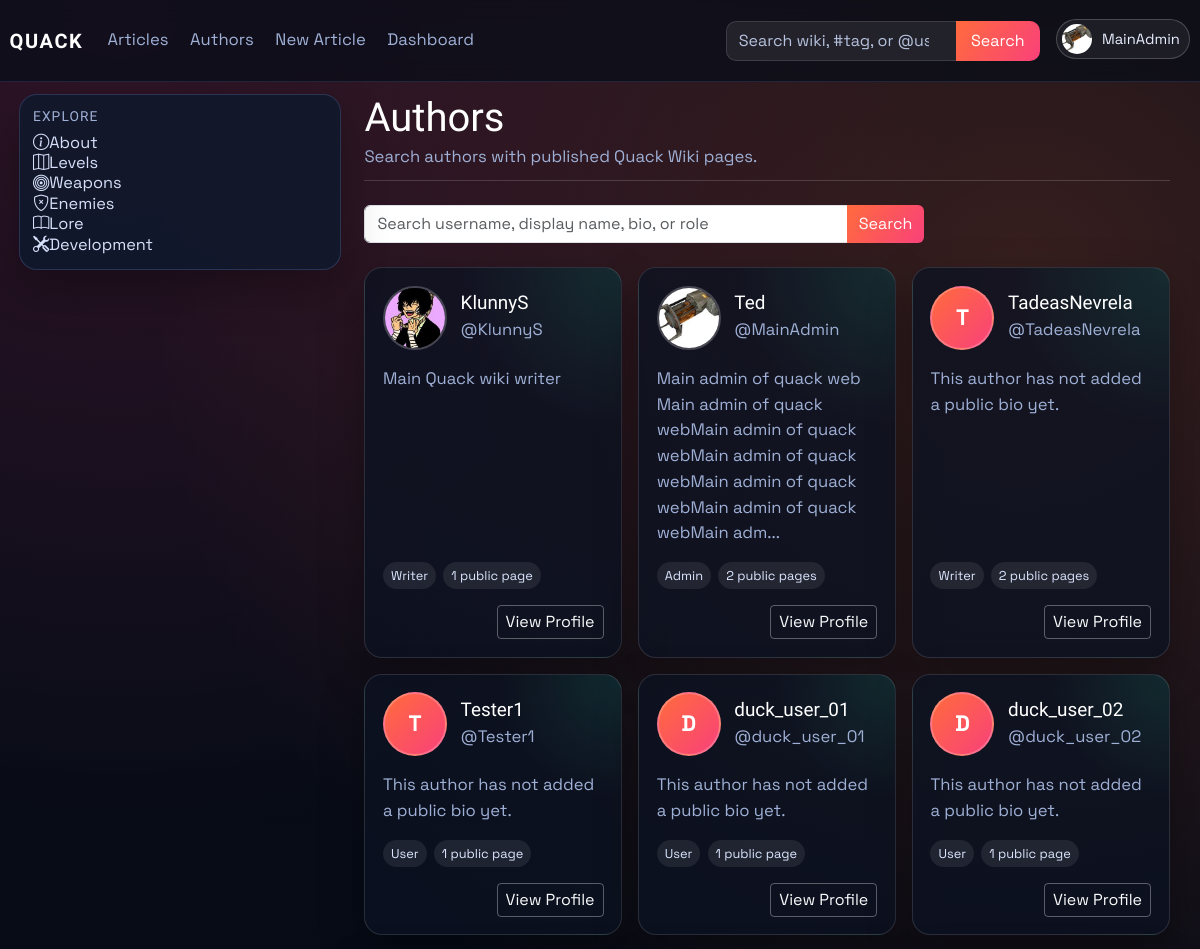
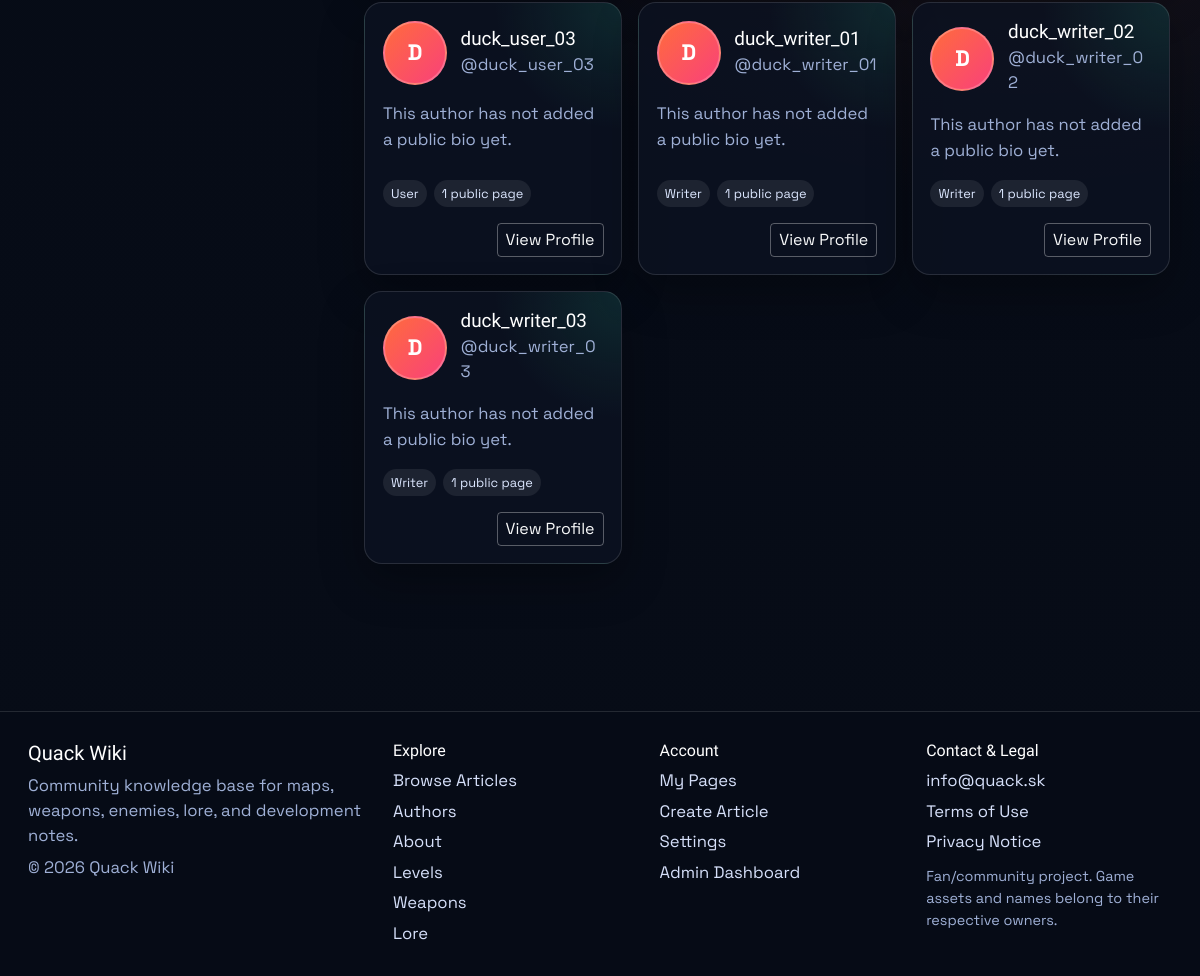
/authors (signed in), run on the app's committed database (2 pictures, top to bottom).
### models.py (models this page shows, shortened)
class User(db.Model, UserMixin):
    id = db.Column(db.Integer, primary_key=True)
    username = db.Column(db.String(120), unique=True, nullable=False)
    email = db.Column(db.String(120), unique=True, nullable=False)
    password_hash = db.Column(db.String(128), nullable=False)
    profile_image_url = db.Column(db.String(120), nullable=True)
    public_display_name = db.Column(db.String(80), nullable=True)
    public_bio = db.Column(db.Text, nullable=True)
    created_at = db.Column(db.DateTime, default=datetime.utcnow)
    role = db.Column(db.String(30), default='user')
    is_archived = db.Column(db.Boolean, default=False, nullable=False)
    archived_at = db.Column(db.DateTime, nullable=True)

class Article(db.Model):
    id = db.Column(db.Integer, primary_key=True)
    title = db.Column(db.String(120), unique=True, nullable=False)
    author = db.Column(db.String(120), nullable=False)
    created_at = db.Column(db.DateTime, default=datetime.utcnow)
    image_url = db.Column(db.String(120), default='default.png')
    summary = db.Column(db.Text)
    content = db.Column(db.Text, nullable=False)
    infobox_data = db.Column(db.Text, nullable=True)
    tags = db.Column(db.JSON, default=list)
    status = db.Column(db.String(20), default='pending', nullable=False)
    approved_by = db.Column(db.String(120), nullable=True)
    approved_at = db.Column(db.DateTime, nullable=True)
    is_archived = db.Column(db.Boolean, default=False, nullable=False)
    archived_at = db.Column(db.DateTime, nullable=True)

### main.py (the view)
@app.route('/authors')
def authors():
    search = (request.args.get('q') or '').strip()
    include_all_users = request.args.get('all') == '1'
    published_counts = published_article_counts_by_user()
    public_users_query = User.query.filter(User.is_archived.is_(False))
    if not include_all_users:
        public_users_query = public_users_query.filter(User.username.in_(list(published_counts.keys())))
    public_users = public_users_query.order_by(User.username.asc()).all()
    if search:
        public_users = [user for user in public_users if user_matches_public_search(user, search)]
    return render_template(
        'authors.html',
        users=public_users,
        published_counts=published_counts,
        search=search,
        include_all_users=include_all_users,
    )

### main.py (called while the page is built)
def get_site_settings():
    settings = SiteSettings.query.get(1)
    if not settings:
        settings = SiteSettings(id=1)
        db.session.add(settings)
        db.session.commit()
    return settings

@app.context_processor
def inject_site_settings():
    return {'site_settings': get_site_settings()}

@login_manager.user_loader
def load_user(user_id):
    user = User.query.get(int(user_id))
    if user and user.is_archived:
        return None
    return user

def normalize_identity(value: str) -> str:
    ascii_value = unicodedata.normalize('NFKD', value or '').encode('ascii', 'ignore').decode('ascii')
    return re.sub(r'[^a-z0-9]+', '', ascii_value.lower())

def find_user_for_article_author(author_name: str):
    if not author_name:
        return None
    exact_user = User.query.filter_by(username=author_name).first()
    if exact_user:
        return None if exact_user.is_archived else exact_user
    normalized_author = normalize_identity(author_name)
    if not normalized_author:
        return None
    active_users = User.query.filter(User.is_archived.is_(False)).all()
    return next(
        (
            user
            for user in active_users
            if normalized_author in {
                normalize_identity(user.username),
                normalize_identity(user.public_display_name),
            }
        ),
        None,
    )

def published_article_counts_by_user():
    counts = {}
    candidates = Article.query.filter(
        Article.is_archived.is_(False),
        func.lower(func.trim(Article.status)) == 'approved',
    ).all()
    for article_obj in candidates:
        user = find_user_for_article_author(article_obj.author)
        if user:
            counts[user.username] = counts.get(user.username, 0) + 1
    return counts

### templates/authors.html (shortened to what this page needs)
{% extends "_base.html" %}
{% block content %}
<div class="container-fluid px-0 article-wiki">
    <header class="article-header mb-4">
        <h1 class="article-title">{{ 'Public Accounts' if include_all_users else 'Authors' }}</h1>
        <p class="article-meta mb-0">
            {{ 'Search public Quack Wiki accounts.' if include_all_users else 'Search authors with published Quack Wiki pages.' }}
        </p>
    </header>
    <form method="GET" action="{{ url_for('authors') }}" class="mb-4" style="max-width: 560px;">
        <div class="input-group">
            <input class="form-control" type="search" name="q" value="{{ search }}" placeholder="Search username, display name, bio, or role">
            <button class="btn btn-brand" type="submit">Search</button>
        </div>
    </form>
    <section class="authors-grid">
        {% for user in users %}
        <article class="author-card">
            <div class="author-card-top">
                {% if user.profile_image_url %}
                <img class="author-card-avatar" src="{{ url_for('static', filename='img/' ~ user.profile_image_url) }}" alt="{{ user.username }} profile picture">
                {% else %}
                <div class="author-card-avatar author-card-avatar-fallback">{{ user.username[0]|upper }}</div>
                {% endif %}
                <div class="author-card-heading">
                    <h3>{{ user.public_display_name or user.username }}</h3>
                    <p>@{{ user.username }}</p>
                </div>
            </div>
            {% set bio = user.public_bio or "This author has not added a public bio yet." %}
            <p class="author-card-bio">{{ bio|truncate(150, true) }}</p>
            <div class="author-card-meta">
                <span>{{ user.role|capitalize }}</span>
                <span>{{ published_counts.get(user.username, 0) }} public {{ 'page' if published_counts.get(user.username, 0) == 1 else 'pages' }}</span>
            </div>
            <div class="author-card-actions">
                <a class="btn btn-outline-light btn-sm" href="{{ url_for('public_profile', username=user.username) }}">View Profile</a>
            </div>
        </article>
        {% else %}
        <div class="card p-4 authors-empty">
            <p class="mb-0 text-muted">{{ 'No public accounts found.' if include_all_users else 'No published authors found.' }}</p>
        </div>
        {% endfor %}
    </section>
</div>
{% endblock %}

### templates/partials/navbar.html (shortened to what this page needs)
<nav class="navbar navbar-expand-lg main-nav">
    <div class="container-fluid nav-wrap">
        <a class="navbar-brand brand-mark" href="{{ url_for('index') }}">QUACK</a>
        <div class="collapse navbar-collapse" id="navbarNav">
            <ul class="navbar-nav me-auto nav-links">
                <li class="nav-item"><a class="nav-link" href="{{ url_for('articles') }}">Articles</a></li>
                <li class="nav-item"><a class="nav-link" href="{{ url_for('authors') }}">Authors</a></li>
                <li class="nav-item"><a class="nav-link" href="{{ url_for('create_article') }}">New Article</a></li>
                {% if current_user.is_authenticated and current_user.role == "admin" %}
                <li class="nav-item"><a class="nav-link" href="{{ url_for('dashboard_users') }}">Dashboard</a></li>
                {% elif current_user.is_authenticated and current_user.role == "writer" %}
                <li class="nav-item"><a class="nav-link" href="{{ url_for('dashboard_articles') }}">Dashboard</a></li>
                {% endif %}
            </ul>
            <ul class="navbar-nav ms-auto align-items-lg-center nav-tools">
                <li class="nav-item nav-search-wrap">
                    <form class="nav-search" method="GET" action="{{ url_for('site_search') }}">
                        {% set nav_query = request.args.get('q', '') %}
                        {% if request.endpoint == 'authors' and request.args.get('all') == '1' and nav_query %}
                            {% set nav_query = '@' ~ nav_query %}
                        {% elif request.endpoint not in ['articles', 'authors'] %}
                            {% set nav_query = '' %}
                        {% endif %}
                        <input class="form-control" type="search" name="q" value="{{ nav_query }}" placeholder="Search wiki, #tag, or @user">
                        <button class="btn btn-brand" type="submit">Search</button>
                    </form>
                </li>
                {% if current_user.is_authenticated %}
                <li class="nav-item dropdown ms-lg-3">
                    <a class="profile-trigger" href="#" role="button" data-bs-toggle="dropdown" aria-expanded="false">
                        {% if current_user.profile_image_url %}
                        <img class="profile-avatar profile-avatar-img" src="{{ url_for('static', filename='img/' ~ current_user.profile_image_url) }}" alt="{{ current_user.username }} profile picture">
                        {% else %}
                        <span class="profile-avatar">{{ current_user.username[0]|upper }}</span>
                        {% endif %}
                        <span class="profile-name">{{ current_user.username }}</span>
                    </a>
                </li>
                {% else %}
                <li class="nav-item ms-lg-3">
                    <a class="btn btn-outline-light nav-login-btn" href="{{ url_for('login') }}">Login</a>
                </li>
                {% endif %}
            </ul>
        </div>
    </div>
</nav>

### templates/partials/tag_link.html
{% macro tag_article_link(tag, label, icon='', class_name='') -%}
<a href="{{ url_for('about') if tag == 'about-us' else url_for('tagged_article', tag=tag) }}"{% if class_name %} class="{{ class_name }}"{% endif %}>
    {% if icon %}<i class="{{ icon }} sidebar-icon"></i>{% endif %}{{ label }}
</a>
{%- endmacro %}

### data on the page
User: profile_image_url (picture), username "MainAdmin", public_display_name "Ted", public_bio "Main admin of quack web Main admin of quack webMain admin of quack webMain admin of quack webMain admin of quack webMain admin of quack webMain adm...", role "Admin", get "2", username "pages"
Article: title "Levels Levels"
Article: title "Weapons Weapons"
Article: title "Enemies"
Article: title "Lore Lore"
User: profile_image_url (picture), public_display_name "KlunnyS", username "KlunnyS", public_bio "Main Quack wiki writer", role "Writer", get "1", username "page"
User: username "T", public_display_name+username "TadeasNevrela", username "TadeasNevrela", bio "This author has not added a public bio yet.", role "Writer", get "2", username "pages"
User: username "T", public_display_name+username "Tester1", username "Tester1", bio "This author has not added a public bio yet.", role "User", get "1", username "page"
User: username "D", public_display_name+username "duck_user_01", username "duck_user_01", bio "This author has not added a public bio yet.", role "User", get "1", username "page"
User: username "D", public_display_name+username "duck_user_02", username "duck_user_02", bio "This author has not added a public bio yet.", role "User", get "1", username "page"
User: username "D", public_display_name+username "duck_user_03", username "duck_user_03", bio "This author has not added a public bio yet.", role "User", get "1", username "page"
User: username "D", public_display_name+username "duck_writer_01", username "duck_writer_01", bio "This author has not added a public bio yet.", role "Writer", get "1", username "page"
User: username "D", public_display_name+username "duck_writer_02", username "duck_writer_02", bio "This author has not added a public bio yet.", role "Writer", get "1", username "page"
User: username "D", public_display_name+username "duck_writer_03", username "duck_writer_03", bio "This author has not added a public bio yet.", role "Writer", get "1", username "page"

### other printed values
{{ label }} "About Development About"
{{ 'Public Accounts' if include_all_users else 'Authors' }} "Authors"
